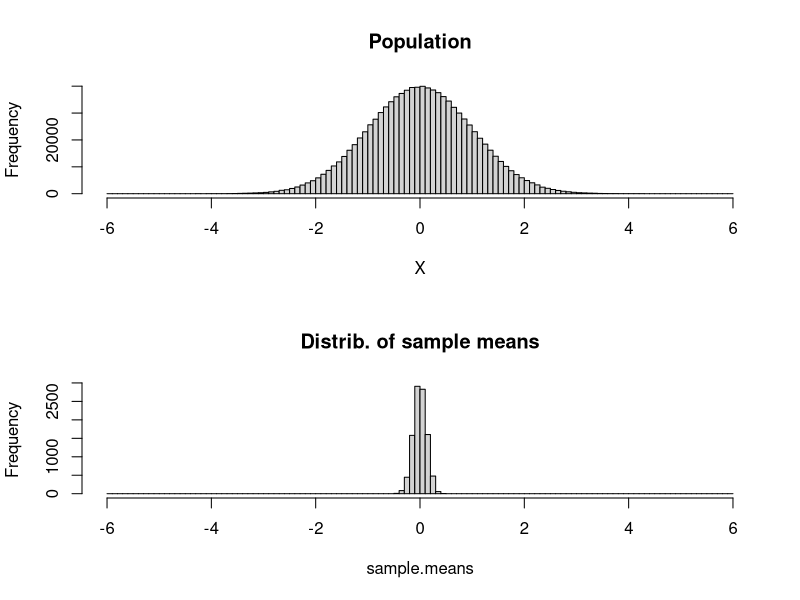

Write R code to recreate this figure.
################################################################
## Sampling and estimation

## Population parameters
N <- 1000000 ## Population size
mu <- 0
sigma <- 1

## Sample parameters
n <- 3 ## Sample size

## Generate random numbers according to a Gaussian distribution
X <- rnorm(n = N, mean = mu, sd = sigma)

range(X) ## Etendue: min et max
abs(range(X)) ## Valeurs absolues du min et max
max(abs(range(X))) ## Etendue max à gauche ou à droite
xlim <- ceiling(max(abs(range(X)))) ## Entier supérieur à cette valeur


## Draw a sample from the population
## Tirer un échantillon de la population
x <- sample(x = X, size=n, replace = FALSE)

x.bar <- mean(x) ## Sample mean, moyenne d'échantillon
x.bar.manual <- sum(x) / n

## Replicate the sampling
R <- 10000 ## Number of replicates

sample.means <- replicate(
  n = R,
  expr = mean(sample(x = X,
                     size = 64,
                     replace = FALSE)))

par(mfrow=c(2,1))

hist(X, main="Population",
     breaks = seq(from=-xlim, to=xlim, by=0.1))

hist(sample.means, main = "Distrib. of sample means",
     breaks=seq(from=-xlim, to=xlim, by=0.1))

mean(sample.means)
sd(sample.means)

par(mfrow=c(1,1))


